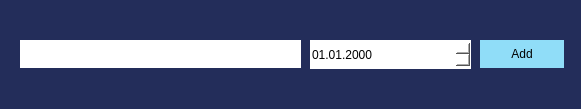
<?xml version="1.0" encoding="UTF-8"?>
<ui version="4.0">
 <class>Add</class>
 <widget class="QDialog" name="Add">
  <property name="geometry">
   <rect>
    <x>0</x>
    <y>0</y>
    <width>581</width>
    <height>109</height>
   </rect>
  </property>
  <property name="windowTitle">
   <string>Add</string>
  </property>
  <property name="styleSheet">
   <string notr="true">background-color : #232d5a;
border:10px</string>
  </property>
  <widget class="QLineEdit" name="lineEdit">
   <property name="geometry">
    <rect>
     <x>20</x>
     <y>40</y>
     <width>281</width>
     <height>28</height>
    </rect>
   </property>
   <property name="styleSheet">
    <string notr="true">background-color: rgb(255, 255, 255);</string>
   </property>
  </widget>
  <widget class="QPushButton" name="pushButton">
   <property name="geometry">
    <rect>
     <x>480</x>
     <y>40</y>
     <width>84</width>
     <height>28</height>
    </rect>
   </property>
   <property name="styleSheet">
    <string notr="true">background-color:#90ddf8;</string>
   </property>
   <property name="text">
    <string>Add</string>
   </property>
  </widget>
  <widget class="QDateEdit" name="dateEdit">
   <property name="geometry">
    <rect>
     <x>310</x>
     <y>40</y>
     <width>161</width>
     <height>29</height>
    </rect>
   </property>
   <property name="styleSheet">
    <string notr="true">background-color: rgb(255, 255, 255);</string>
   </property>
   <property name="displayFormat">
    <string>dd.MM.yyyy</string>
   </property>
  </widget>
 </widget>
 <resources/>
 <connections/>
</ui>
